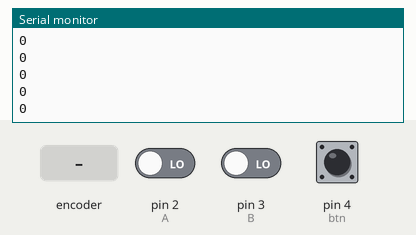
A sketch run on a simulated Arduino Uno, built with avr-gcc and run on an emulated ATmega328P. On the bench: the last lines printed to the serial monitor. The inputs (shaded band) are chosen by the test bench; at power-on: pin 4 (btn) LOW, pin 2 (A) LOW, pin 3 (B) LOW.

Above: at 1.2 s.
1.3 s: pin 4 (btn) pulled HIGH for 0.15 s
2.9 s: rotary encoder on pin 2 (A) / pin 3 (B) turned 1 step (first pin leading)
At 4.0 s:
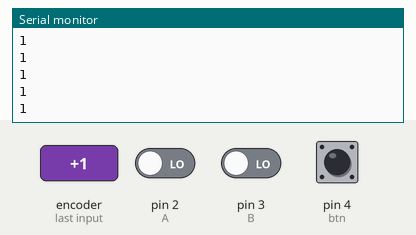
4.6 s: rotary encoder on pin 2 (A) / pin 3 (B) turned 1 step (first pin leading)
At 5.4 s:
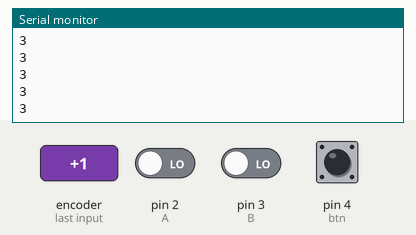
6.3 s: pin 4 (btn) driven HIGH
At 7.4 s:
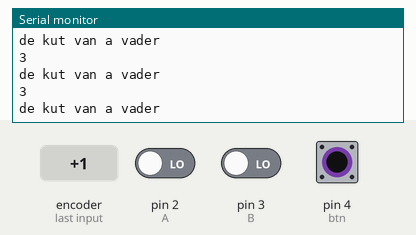
9.3 s: rotary encoder on pin 2 (A) / pin 3 (B) turned 2 steps (second pin leading)
Timing chart, 0 to 12.3 s (numbered marks = the images above; inputs shaded):
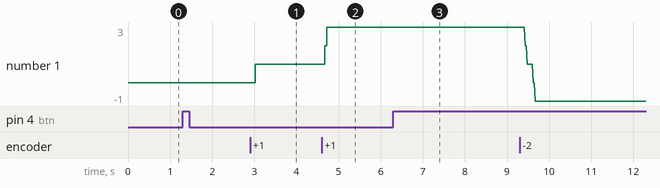

The sketch:

sketch_apr20b.ino
```cpp
int A = 2;
int B = 3;
int btn = 4;
int counter = 0;
int state = 0;
int previousState = 0;

void setup() {
  pinMode(A, INPUT);
  pinMode(B, INPUT);
  Serial.begin(9600);
  previousState = digitalRead(A);
}

void loop() {
  state = digitalRead(A);
  if (state != previousState) {
    if (digitalRead(B) != state) {
      counter++;
    } else {
      counter--;
    }
  }
  if (digitalRead(btn) == HIGH) {
    Serial.println("de kut van a vader");
  }
  Serial.println(counter);
  previousState = state;
}
```

Measured:
- after the input at 2.9 s, the serial monitor: prints a new line after 0.12 s (image 1)
- after the input at 4.6 s, the serial monitor: prints a new line after 0.07 s (image 2)
- after the input at 6.3 s, the serial monitor: prints a new line after 0.07 s (image 3)
- plotted number 1: 0 → 1 after the input at 2.9 s, 1 → 3 after the input at 4.6 s, 3 → -1 after the input at 9.3 s
